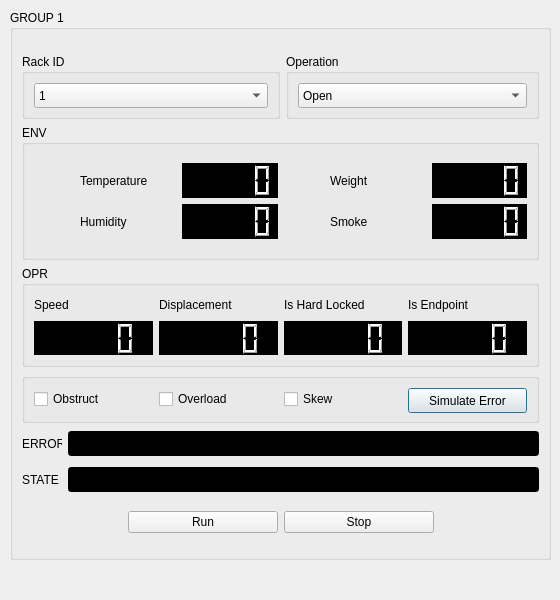
<?xml version="1.0" encoding="UTF-8"?>
<ui version="4.0">
 <class>Dialog</class>
 <widget class="QDialog" name="Dialog">
  <property name="geometry">
   <rect>
    <x>0</x>
    <y>0</y>
    <width>560</width>
    <height>600</height>
   </rect>
  </property>
  <property name="windowTitle">
   <string>Dialog</string>
  </property>
  <widget class="QGroupBox" name="rackGroup">
   <property name="geometry">
    <rect>
     <x>10</x>
     <y>10</y>
     <width>541</width>
     <height>550</height>
    </rect>
   </property>
   <property name="minimumSize">
    <size>
     <width>541</width>
     <height>550</height>
    </size>
   </property>
   <property name="maximumSize">
    <size>
     <width>541</width>
     <height>550</height>
    </size>
   </property>
   <property name="title">
    <string>GROUP 1</string>
   </property>
   <layout class="QVBoxLayout" name="verticalLayout_2">
    <item>
     <layout class="QVBoxLayout" name="verticalLayout">
      <item>
       <layout class="QHBoxLayout" name="horizontalLayout_7">
        <item>
         <widget class="QGroupBox" name="groupBox_4">
          <property name="maximumSize">
           <size>
            <width>16777215</width>
            <height>65</height>
           </size>
          </property>
          <property name="title">
           <string>Rack ID</string>
          </property>
          <layout class="QVBoxLayout" name="verticalLayout_9">
           <item>
            <widget class="QComboBox" name="rackIDNumbersComboBox">
             <property name="minimumSize">
              <size>
               <width>0</width>
               <height>25</height>
              </size>
             </property>
             <item>
              <property name="text">
               <string>1</string>
              </property>
             </item>
             <item>
              <property name="text">
               <string>2</string>
              </property>
             </item>
             <item>
              <property name="text">
               <string>3</string>
              </property>
             </item>
             <item>
              <property name="text">
               <string>4</string>
              </property>
             </item>
             <item>
              <property name="text">
               <string>5</string>
              </property>
             </item>
             <item>
              <property name="text">
               <string>6</string>
              </property>
             </item>
            </widget>
           </item>
          </layout>
         </widget>
        </item>
        <item>
         <widget class="QGroupBox" name="groupBox_5">
          <property name="maximumSize">
           <size>
            <width>253</width>
            <height>65</height>
           </size>
          </property>
          <property name="title">
           <string>Operation</string>
          </property>
          <layout class="QVBoxLayout" name="verticalLayout_10">
           <item>
            <widget class="QComboBox" name="OperationsComboBox">
             <property name="minimumSize">
              <size>
               <width>0</width>
               <height>25</height>
              </size>
             </property>
             <item>
              <property name="text">
               <string>Open</string>
              </property>
             </item>
             <item>
              <property name="text">
               <string>Close</string>
              </property>
             </item>
             <item>
              <property name="text">
               <string>Light</string>
              </property>
             </item>
             <item>
              <property name="text">
               <string>Ventilate</string>
              </property>
             </item>
            </widget>
           </item>
          </layout>
         </widget>
        </item>
       </layout>
      </item>
      <item>
       <widget class="QGroupBox" name="groupBox">
        <property name="maximumSize">
         <size>
          <width>16777215</width>
          <height>135</height>
         </size>
        </property>
        <property name="title">
         <string>ENV</string>
        </property>
        <layout class="QVBoxLayout" name="verticalLayout_3">
         <item>
          <layout class="QHBoxLayout" name="horizontalLayout_9">
           <item>
            <layout class="QVBoxLayout" name="verticalLayout_4">
             <item>
              <layout class="QHBoxLayout" name="horizontalLayout">
               <item>
                <widget class="QLabel" name="label">
                 <property name="maximumSize">
                  <size>
                   <width>40</width>
                   <height>40</height>
                  </size>
                 </property>
                 <property name="text">
                  <string/>
                 </property>
                 <property name="pixmap">
                  <pixmap>Image/temp.png</pixmap>
                 </property>
                 <property name="scaledContents">
                  <bool>true</bool>
                 </property>
                 <property name="wordWrap">
                  <bool>false</bool>
                 </property>
                 <property name="openExternalLinks">
                  <bool>false</bool>
                 </property>
                </widget>
               </item>
               <item>
                <widget class="QLabel" name="label_16">
                 <property name="text">
                  <string>Temperature</string>
                 </property>
                </widget>
               </item>
               <item>
                <widget class="QLCDNumber" name="temperature">
                 <property name="maximumSize">
                  <size>
                   <width>16777215</width>
                   <height>35</height>
                  </size>
                 </property>
                 <property name="styleSheet">
                  <string notr="true">QLCDNumber{
  background-color: rgb(0, 0, 0);
  color: rgb(255, 255, 255);
}</string>
                 </property>
                 <property name="smallDecimalPoint">
                  <bool>false</bool>
                 </property>
                 <property name="segmentStyle">
                  <enum>QLCDNumber::Filled</enum>
                 </property>
                </widget>
               </item>
              </layout>
             </item>
             <item>
              <layout class="QHBoxLayout" name="horizontalLayout_10">
               <item>
                <widget class="QLabel" name="label_5">
                 <property name="maximumSize">
                  <size>
                   <width>40</width>
                   <height>40</height>
                  </size>
                 </property>
                 <property name="text">
                  <string/>
                 </property>
                 <property name="pixmap">
                  <pixmap>Image/humidity.png</pixmap>
                 </property>
                 <property name="scaledContents">
                  <bool>true</bool>
                 </property>
                 <property name="wordWrap">
                  <bool>false</bool>
                 </property>
                 <property name="openExternalLinks">
                  <bool>false</bool>
                 </property>
                </widget>
               </item>
               <item>
                <widget class="QLabel" name="label_2">
                 <property name="text">
                  <string>Humidity</string>
                 </property>
                </widget>
               </item>
               <item>
                <widget class="QLCDNumber" name="humidity">
                 <property name="maximumSize">
                  <size>
                   <width>16777215</width>
                   <height>35</height>
                  </size>
                 </property>
                 <property name="layoutDirection">
                  <enum>Qt::LeftToRight</enum>
                 </property>
                 <property name="styleSheet">
                  <string notr="true">QLCDNumber{
  background-color: rgb(0, 0, 0);
  color: rgb(255, 255, 255);
}</string>
                 </property>
                </widget>
               </item>
              </layout>
             </item>
            </layout>
           </item>
           <item>
            <layout class="QVBoxLayout" name="verticalLayout_5">
             <item>
              <layout class="QHBoxLayout" name="horizontalLayout_16">
               <item>
                <widget class="QLabel" name="label_6">
                 <property name="maximumSize">
                  <size>
                   <width>40</width>
                   <height>40</height>
                  </size>
                 </property>
                 <property name="text">
                  <string/>
                 </property>
                 <property name="pixmap">
                  <pixmap>Image/weight.png</pixmap>
                 </property>
                 <property name="scaledContents">
                  <bool>true</bool>
                 </property>
                 <property name="wordWrap">
                  <bool>false</bool>
                 </property>
                 <property name="openExternalLinks">
                  <bool>false</bool>
                 </property>
                </widget>
               </item>
               <item>
                <widget class="QLabel" name="label_3">
                 <property name="text">
                  <string>Weight</string>
                 </property>
                </widget>
               </item>
               <item>
                <widget class="QLCDNumber" name="weight">
                 <property name="maximumSize">
                  <size>
                   <width>16777215</width>
                   <height>35</height>
                  </size>
                 </property>
                 <property name="styleSheet">
                  <string notr="true">QLCDNumber{
  background-color: rgb(0, 0, 0);
  color: rgb(255, 255, 255);
}</string>
                 </property>
                </widget>
               </item>
              </layout>
             </item>
             <item>
              <layout class="QHBoxLayout" name="horizontalLayout_15">
               <item>
                <widget class="QLabel" name="label_7">
                 <property name="maximumSize">
                  <size>
                   <width>40</width>
                   <height>40</height>
                  </size>
                 </property>
                 <property name="text">
                  <string/>
                 </property>
                 <property name="pixmap">
                  <pixmap>Image/smoke.png</pixmap>
                 </property>
                 <property name="scaledContents">
                  <bool>true</bool>
                 </property>
                 <property name="wordWrap">
                  <bool>false</bool>
                 </property>
                 <property name="openExternalLinks">
                  <bool>false</bool>
                 </property>
                </widget>
               </item>
               <item>
                <widget class="QLabel" name="label_4">
                 <property name="text">
                  <string>Smoke</string>
                 </property>
                </widget>
               </item>
               <item>
                <widget class="QLCDNumber" name="smoke">
                 <property name="maximumSize">
                  <size>
                   <width>16777215</width>
                   <height>35</height>
                  </size>
                 </property>
                 <property name="styleSheet">
                  <string notr="true">QLCDNumber{
  background-color: rgb(0, 0, 0);
  color: rgb(255, 255, 255);
}</string>
                 </property>
                </widget>
               </item>
              </layout>
             </item>
            </layout>
           </item>
          </layout>
         </item>
        </layout>
       </widget>
      </item>
      <item>
       <widget class="QGroupBox" name="groupBox_2">
        <property name="maximumSize">
         <size>
          <width>16777215</width>
          <height>101</height>
         </size>
        </property>
        <property name="title">
         <string>OPR</string>
        </property>
        <layout class="QVBoxLayout" name="verticalLayout_7">
         <item>
          <layout class="QHBoxLayout" name="horizontalLayout_4">
           <item>
            <layout class="QGridLayout" name="gridLayout_2">
             <item row="0" column="3">
              <widget class="QLabel" name="label_22">
               <property name="maximumSize">
                <size>
                 <width>16777215</width>
                 <height>20</height>
                </size>
               </property>
               <property name="text">
                <string>Is Endpoint</string>
               </property>
              </widget>
             </item>
             <item row="1" column="3">
              <widget class="QLCDNumber" name="isEndpoint">
               <property name="maximumSize">
                <size>
                 <width>16777215</width>
                 <height>35</height>
                </size>
               </property>
               <property name="styleSheet">
                <string notr="true">QLCDNumber{
  background-color: rgb(0, 0, 0);
  color: rgb(255, 255, 255);
}</string>
               </property>
              </widget>
             </item>
             <item row="1" column="1">
              <widget class="QLCDNumber" name="displacement">
               <property name="maximumSize">
                <size>
                 <width>16777215</width>
                 <height>35</height>
                </size>
               </property>
               <property name="styleSheet">
                <string notr="true">QLCDNumber{
  background-color: rgb(0, 0, 0);
  color: rgb(255, 255, 255);
}</string>
               </property>
              </widget>
             </item>
             <item row="1" column="2">
              <widget class="QLCDNumber" name="isHardLock">
               <property name="maximumSize">
                <size>
                 <width>16777215</width>
                 <height>35</height>
                </size>
               </property>
               <property name="styleSheet">
                <string notr="true">QLCDNumber{
  background-color: rgb(0, 0, 0);
  color: rgb(255, 255, 255);
}</string>
               </property>
              </widget>
             </item>
             <item row="0" column="0">
              <widget class="QLabel" name="label_23">
               <property name="minimumSize">
                <size>
                 <width>0</width>
                 <height>20</height>
                </size>
               </property>
               <property name="maximumSize">
                <size>
                 <width>16777215</width>
                 <height>20</height>
                </size>
               </property>
               <property name="text">
                <string>Speed</string>
               </property>
              </widget>
             </item>
             <item row="0" column="1">
              <widget class="QLabel" name="label_8">
               <property name="maximumSize">
                <size>
                 <width>16777215</width>
                 <height>20</height>
                </size>
               </property>
               <property name="text">
                <string>Displacement</string>
               </property>
              </widget>
             </item>
             <item row="0" column="2">
              <widget class="QLabel" name="label_21">
               <property name="maximumSize">
                <size>
                 <width>16777215</width>
                 <height>20</height>
                </size>
               </property>
               <property name="text">
                <string>Is Hard Locked</string>
               </property>
              </widget>
             </item>
             <item row="1" column="0">
              <widget class="QLCDNumber" name="movementSpeed">
               <property name="minimumSize">
                <size>
                 <width>0</width>
                 <height>30</height>
                </size>
               </property>
               <property name="maximumSize">
                <size>
                 <width>16777215</width>
                 <height>35</height>
                </size>
               </property>
               <property name="styleSheet">
                <string notr="true">QLCDNumber{
  background-color: rgb(0, 0, 0);
  color: rgb(255, 255, 255);
}</string>
               </property>
              </widget>
             </item>
            </layout>
           </item>
          </layout>
         </item>
        </layout>
       </widget>
      </item>
      <item>
       <widget class="QGroupBox" name="groupBox_3">
        <property name="maximumSize">
         <size>
          <width>16777215</width>
          <height>50</height>
         </size>
        </property>
        <property name="title">
         <string/>
        </property>
        <layout class="QVBoxLayout" name="verticalLayout_8">
         <item>
          <layout class="QHBoxLayout" name="horizontalLayout_17">
           <item>
            <widget class="QCheckBox" name="ObstructCheckBox">
             <property name="text">
              <string>Obstruct</string>
             </property>
            </widget>
           </item>
           <item>
            <widget class="QCheckBox" name="OverloadMotorCheckBox">
             <property name="text">
              <string>Overload</string>
             </property>
            </widget>
           </item>
           <item>
            <widget class="QCheckBox" name="SkewCheckBox">
             <property name="text">
              <string>Skew</string>
             </property>
            </widget>
           </item>
           <item>
            <widget class="QPushButton" name="simulatorErrorButton">
             <property name="minimumSize">
              <size>
               <width>0</width>
               <height>25</height>
              </size>
             </property>
             <property name="text">
              <string>Simulate Error</string>
             </property>
            </widget>
           </item>
          </layout>
         </item>
        </layout>
       </widget>
      </item>
      <item>
       <layout class="QHBoxLayout" name="horizontalLayout_6">
        <item>
         <widget class="QLabel" name="label_11">
          <property name="minimumSize">
           <size>
            <width>40</width>
            <height>30</height>
           </size>
          </property>
          <property name="maximumSize">
           <size>
            <width>40</width>
            <height>30</height>
           </size>
          </property>
          <property name="text">
           <string>ERROR</string>
          </property>
         </widget>
        </item>
        <item>
         <widget class="QLineEdit" name="rackGroupLineEdit_2">
          <property name="minimumSize">
           <size>
            <width>0</width>
            <height>25</height>
           </size>
          </property>
          <property name="styleSheet">
           <string notr="true">QLineEdit{
  background-color: rgb(0, 0, 0);
  color: rgb(255, 255, 255);
}</string>
          </property>
         </widget>
        </item>
       </layout>
      </item>
      <item>
       <layout class="QHBoxLayout" name="horizontalLayout_5">
        <item>
         <widget class="QLabel" name="label_12">
          <property name="minimumSize">
           <size>
            <width>40</width>
            <height>30</height>
           </size>
          </property>
          <property name="maximumSize">
           <size>
            <width>40</width>
            <height>30</height>
           </size>
          </property>
          <property name="text">
           <string>STATE </string>
          </property>
         </widget>
        </item>
        <item>
         <widget class="QLineEdit" name="rackGroupLineEdit">
          <property name="minimumSize">
           <size>
            <width>0</width>
            <height>25</height>
           </size>
          </property>
          <property name="styleSheet">
           <string notr="true">QLineEdit{
  background-color: rgb(0, 0, 0);
  color: rgb(255, 255, 255);
}</string>
          </property>
          <property name="text">
           <string/>
          </property>
         </widget>
        </item>
       </layout>
      </item>
      <item>
       <layout class="QHBoxLayout" name="horizontalLayout_8">
        <property name="topMargin">
         <number>10</number>
        </property>
        <item alignment="Qt::AlignRight">
         <widget class="QPushButton" name="runButton">
          <property name="minimumSize">
           <size>
            <width>150</width>
            <height>0</height>
           </size>
          </property>
          <property name="text">
           <string>Run</string>
          </property>
          <property name="checkable">
           <bool>false</bool>
          </property>
          <property name="checked">
           <bool>false</bool>
          </property>
         </widget>
        </item>
        <item alignment="Qt::AlignLeft">
         <widget class="QPushButton" name="stopButton">
          <property name="minimumSize">
           <size>
            <width>150</width>
            <height>0</height>
           </size>
          </property>
          <property name="maximumSize">
           <size>
            <width>200</width>
            <height>16777215</height>
           </size>
          </property>
          <property name="text">
           <string>Stop</string>
          </property>
         </widget>
        </item>
       </layout>
      </item>
     </layout>
    </item>
   </layout>
  </widget>
 </widget>
 <resources/>
 <connections/>
</ui>
